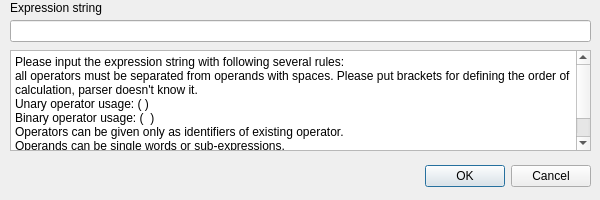
<?xml version="1.0" encoding="UTF-8"?>
<ui version="4.0">
 <class>ExpressionStringDialog</class>
 <widget class="QDialog" name="ExpressionStringDialog">
  <property name="geometry">
   <rect>
    <x>0</x>
    <y>0</y>
    <width>600</width>
    <height>200</height>
   </rect>
  </property>
  <property name="minimumSize">
   <size>
    <width>600</width>
    <height>200</height>
   </size>
  </property>
  <property name="maximumSize">
   <size>
    <width>600</width>
    <height>200</height>
   </size>
  </property>
  <property name="windowTitle">
   <string>Input expression string</string>
  </property>
  <widget class="QDialogButtonBox" name="buttonBox">
   <property name="geometry">
    <rect>
     <x>250</x>
     <y>160</y>
     <width>341</width>
     <height>32</height>
    </rect>
   </property>
   <property name="orientation">
    <enum>Qt::Horizontal</enum>
   </property>
   <property name="standardButtons">
    <set>QDialogButtonBox::Cancel|QDialogButtonBox::Ok</set>
   </property>
  </widget>
  <widget class="QLineEdit" name="lineEdit">
   <property name="geometry">
    <rect>
     <x>10</x>
     <y>20</y>
     <width>581</width>
     <height>22</height>
    </rect>
   </property>
  </widget>
  <widget class="QLabel" name="label">
   <property name="geometry">
    <rect>
     <x>10</x>
     <y>0</y>
     <width>291</width>
     <height>16</height>
    </rect>
   </property>
   <property name="text">
    <string>Expression string</string>
   </property>
  </widget>
  <widget class="QPlainTextEdit" name="plainTextEdit">
   <property name="geometry">
    <rect>
     <x>10</x>
     <y>50</y>
     <width>581</width>
     <height>101</height>
    </rect>
   </property>
   <property name="readOnly">
    <bool>true</bool>
   </property>
   <property name="plainText">
    <string>Please input the expression string with following several rules:
all operators must be separated from operands with spaces. Please put brackets for defining the order of calculation, parser doesn't know it.
Unary operator usage: (&lt;oprerator&gt; &lt;operand&gt;)
Binary operator usage: (&lt;operand1&gt; &lt;operator&gt; &lt;operand2&gt;)
Operators can be given only as identifiers of existing operator.
Operands can be single words or sub-expressions.
Single word is firstly tried to parse as a number, but if it's impossible it's processed as an identifier.</string>
   </property>
  </widget>
 </widget>
 <resources/>
 <connections>
  <connection>
   <sender>buttonBox</sender>
   <signal>accepted()</signal>
   <receiver>ExpressionStringDialog</receiver>
   <slot>accept()</slot>
   <hints>
    <hint type="sourcelabel">
     <x>248</x>
     <y>254</y>
    </hint>
    <hint type="destinationlabel">
     <x>157</x>
     <y>274</y>
    </hint>
   </hints>
  </connection>
  <connection>
   <sender>buttonBox</sender>
   <signal>rejected()</signal>
   <receiver>ExpressionStringDialog</receiver>
   <slot>reject()</slot>
   <hints>
    <hint type="sourcelabel">
     <x>316</x>
     <y>260</y>
    </hint>
    <hint type="destinationlabel">
     <x>286</x>
     <y>274</y>
    </hint>
   </hints>
  </connection>
 </connections>
</ui>
